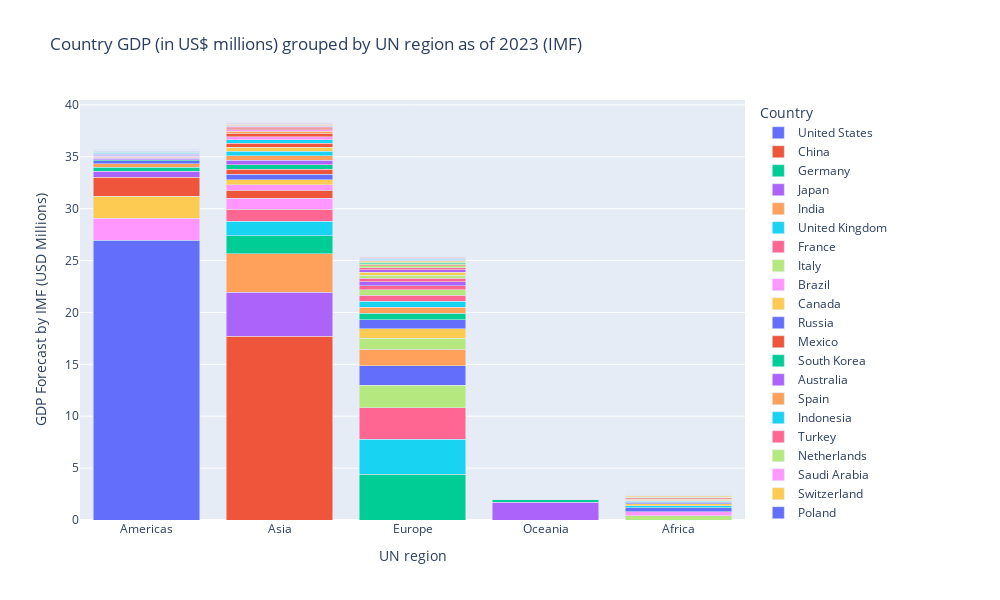

Notebook cell for this chart:
### Code cell
import requests as rq
import bs4
import pandas as pd

url = 'https://en.wikipedia.org/wiki/List_of_countries_by_GDP_(nominal)'
page = rq.get(url)
## print out the first 200 characters just to see what it looks like
page.text[0 : 99]

bs4page = bs4.BeautifulSoup(page.text, 'html.parser')
tables = bs4page.find_all('table',{'class':"wikitable"})

from io import StringIO
# Read the table from the StringIO object into pandas
# Note most recent version of pandas won't accept a string as input, it needs to be passed through stringio
countryGDP = pd.read_html(StringIO(str(tables[0])))[0]
countryGDP = countryGDP.dropna()
countryGDP.head()

# Check the number of columns in the DataFrame
print(countryGDP.shape[1])  # This will print the number of columns

# Drop the last four columns if there are more than four columns
if countryGDP.shape[1] > 4:
    countryGDP = countryGDP.iloc[:, :-5]


print(countryGDP.shape)
countryGDP.head()

import plotly.express as px


# Extract relevant columns and clean the data
countryGDP = countryGDP[['Country/Territory', 'UN region', 'IMF[1][13]']]
countryGDP.columns = ['Country', 'UN region', 'IMF']
countryGDP = countryGDP.dropna()

countryGDP['IMF'] = pd.to_numeric(countryGDP['IMF'], errors='coerce')

# Drop rows with NaN values in the 'IMF' column
countryGDP = countryGDP.dropna(subset=['IMF'])
countryGDP = countryGDP.iloc[1:]


# Convert GDP values to millions (USD)
countryGDP['IMF'] = countryGDP['IMF'] / 1000000

# Create the bar plot
fig = px.bar(countryGDP, x='UN region', y='IMF', color='Country', 
             title='Country GDP (in US$ millions) grouped by UN region as of 2023 (IMF)',
             labels={'IMF': 'GDP Forecast by IMF (USD Millions)', 'Country': 'Country'},
             barmode='stack')

# Update layout to adjust size and other properties
fig.update_layout(width=1000, height=600, yaxis_title='GDP Forecast by IMF (USD Millions)')

# Show the plot
fig.show()

fig.write_html("stacked_bar.html")
